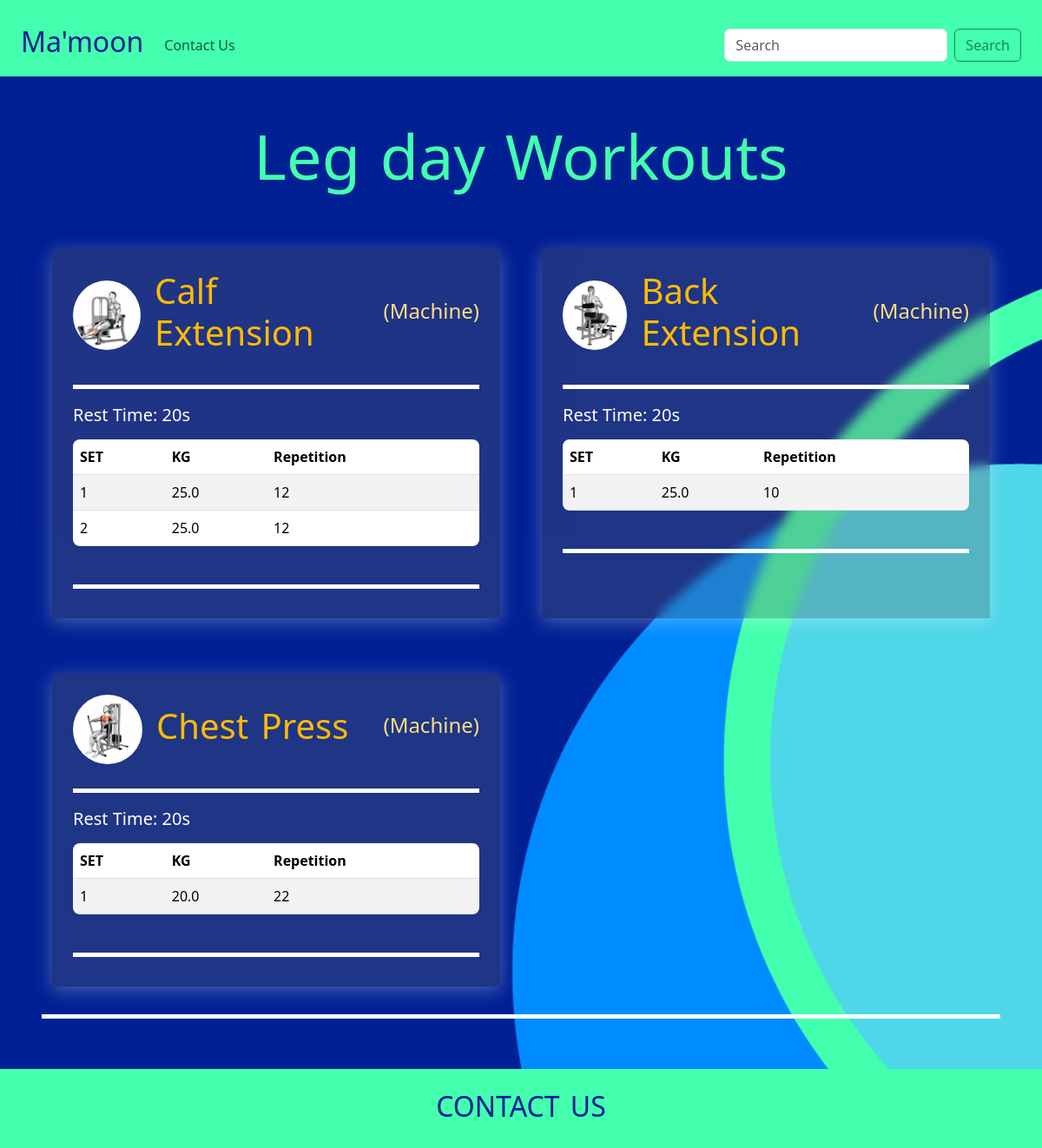
/routines/detail/15, run on an earlier commit of the app's database.
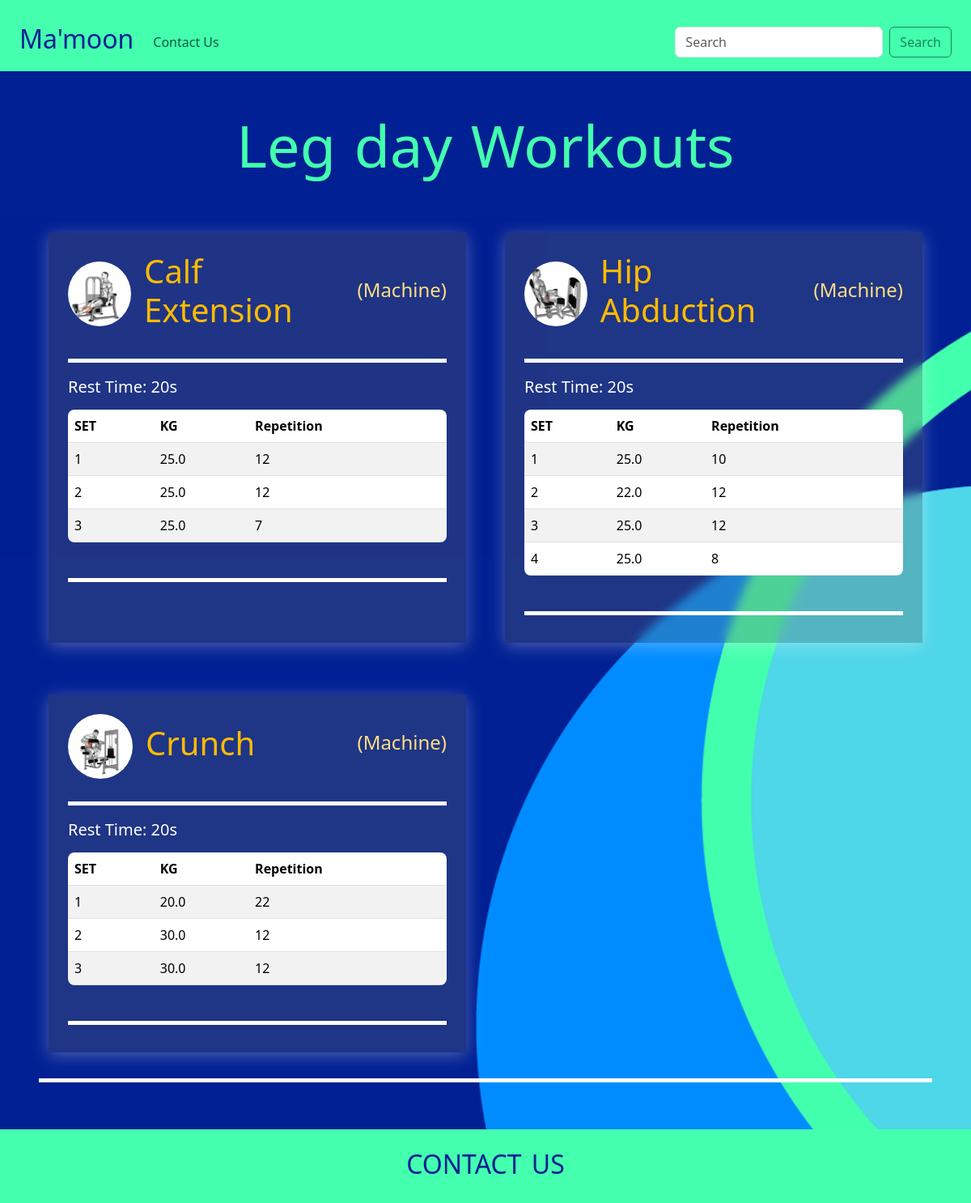
And on a later commit of the database.
### routines/models.py (models this page shows, shortened)
class Routine(models.Model):
    name = models.CharField(max_length=256)
    user = models.ForeignKey(User, on_delete=models.CASCADE)
    is_public = models.BooleanField(default=True)

### workouts/models.py (models this page shows, shortened)
class Workout(models.Model):
    routine = models.ForeignKey(Routine, on_delete=models.CASCADE)
    exercise = models.ForeignKey(Exercise, on_delete=models.CASCADE)
    note = models.TextField(blank=True)
    restTime = models.PositiveIntegerField(blank=True)
    start_time = models.DateTimeField(default=timezone.now)
    created_at = models.DateTimeField(auto_now_add=True)

class Set(models.Model):
    weight = models.FloatField()
    repetition = models.PositiveIntegerField()
    workout = models.ForeignKey(Workout, on_delete=models.CASCADE)
    created_at = models.DateTimeField(auto_now_add=True)

### exercises/models.py (models this page shows, shortened)
class Exercise(models.Model):
    class WorkoutCategory(models.TextChoices):
        HOME_WORKOUT = 'home', 'Home Workout'
        CLUB_WORKOUT = 'club', 'Club Workout'
        BOTH_WORKOUTS = 'both', 'Home and Club Workouts'
    class EquipmentCategory(models.TextChoices):
        NO_EQUIPMENT = 'none', 'No Machine'
        MACHINE = 'machine', 'Machine'
    class ExerciseCategory(models.TextChoices):
        STRENGTH = 'strength', 'Strength'
        CARDIO = 'cardio', 'Cardio'
        FLEXIBILITY = 'flexibility', 'Flexibility'
    name = models.CharField(max_length=256)
    description = models.TextField(blank=True)
    image = models.ImageField(upload_to="media/images/exercises/")
    video_link = models.URLField(blank=True)
    video = models.FileField(upload_to="media/videos/", blank=True)
    workout_category = models.CharField(
        max_length=30,
        choices=WorkoutCategory.choices
    )
    equipment_category = models.CharField(
        max_length=30,
        choices=EquipmentCategory.choices
    )
    exercise_category = models.CharField(
        max_length=30,
        choices=ExerciseCategory.choices
    )

### routines/views.py (the view)
# urls.py: path("detail/<routine_id>", views.routine_detail_view, name="routine_detail_view"),
def routine_detail_view(request:HttpRequest, routine_id:int):
    routine = Routine.objects.get(pk=routine_id)
    exercises = Exercise.objects.all()
    checks = Done.objects.all()
    workouts = routine.workout_set.all()
    return render(request, "routines/routine_details.html", {'routine': routine,
                                                             'checks': checks,
                                                             'exercises':exercises,
                                                             'workouts': workouts})

### routines/templates/routines/routine_details.html (shortened to what this page needs)
{% extends 'main/base.html' %}
{% block content %}
{% load static %}
<div class="d-flex flex-column justify-content-center align-items-center">
    <div class="d-flex flex-column align-items-center">
        <h1>
             {{routine.name}} Workouts
         </h1>
    </div>
    {% include 'workouts/workouts_list.html' %}
</div>
<div class="line mt-3"></div>
{% endblock %}

### main/templates/main/base.html (shortened to what this page needs)
{% load static %}
<!DOCTYPE html>
<html lang="en">
<head>
    <link href="https://cdn.jsdelivr.net/npm/bootstrap@5.3.3/dist/css/bootstrap.min.css" rel="stylesheet">
    <link href="{% static 'css/style.css' %}" rel="stylesheet" />
    <link rel="stylesheet" href="https://cdn.jsdelivr.net/npm/bootstrap-icons@1.11.3/font/bootstrap-icons.min.css">
</head>
<body>
    <div class="container-fluid sticky-top pt-3" style="background-color: #43FFAE;">
        <nav class="navbar navbar-expand-lg">
            <div class="container-fluid">
                <a class="navbar-brand" href="/" style="color: #002093;"><h2>Ma'moon</h2></a>
                {% url 'main:contact_view' as contact_url %}
                {% url 'routines:new_routine_view' as new_routine %}
                {% url 'routines:all_routines_view' as all_routines %}
                {% url 'exercises:all_exercises_view' as all_exercises %}
                {% url 'exercises:new_exercise_view' as new_exercise %}
                <div class="collapse navbar-collapse" id="navbarSupportedContent">
                  <ul class="navbar-nav me-auto mb-2 mb-lg-0">
                    <li class="nav-item">
                      <a {% if request.path == contact_url %} class="nav-link text-primary bg-white rounded-5 ps-sm-5 ps-lg-2" {% else %} class="nav-link" {% endif %} href="{{contact_url}}">Contact Us</a>
                    </li>
                  </ul>
                  <form class="d-flex" role="search" method="get" action="">
                    <input  class="form-control me-2" type="search" placeholder="Search" aria-label="Search" name="search" value="{{request.GET.search}}" required minlength="3">
                    <button class="btn btn-outline-success" type="submit">Search</button>
                  </form>
                </div>
              </div>
        </nav>
    </div>
    <main class="p-5">
      {% block content %}
      {% endblock %}
    </main>
    <footer class="p-4">
        <section class="d-flex flex-column justify-content-center align-items-center gap-2">
            <a href="{% url 'main:contact_view' %}">
                <h2 class="text-center">CONTACT US</h2>
            </a>
        </section>
    </footer>
</body>
</html>

### workouts/templates/workouts/workouts_list.html (shortened to what this page needs)
<div class="container">
    <div class="row mt-2 row-cols-1 row-cols-sm-1 row-cols-lg-2 g-5">
        {% for workout in workouts%}
            <div class="col mb-3">
                <div class="d-flex flex-column justify-content-start align-items-start h-100 p-4 gap-2 routine_card">
                    <div class="d-flex justify-content-between align-items-center w-100">
                        <div class="d-flex justify-content-start align-items-center gap-3 w-100">
                            <img src="{{workout.exercise.image.url}}" class="rounded-circle overflow-hidden" style="width: 80px; height: 80px; object-fit: cover;"/>
                            <a href="{% url 'exercises:exercise_detail_view' workout.exercise.id %}">
                                <h2>{{workout.exercise.name}} </h2>
                            </a>
                        </div>
                        <h4>({{workout.exercise.get_equipment_category_display}}) </h4>
                    </div>
                    <div class="line"></div>
                    <h5 class="text-white">Rest Time: {{workout.restTime}}s </h5>
                    <div class="table-container w-100">
                        <table class="table table-striped">
                            <thead>
                                <tr>
                                    <th>SET</th>
                                    <th>KG</th>
                                    <th>Repetition</th>
                                </tr>
                            </thead>
                            <tbody>
                                {% for set in workout.set_set.all %}
                                    <tr >
                                        {% if request.user == routine.user %}
                                            <form method="post" action="{% url 'workouts:update_set_view' set.id %}">
                                                {% csrf_token %}
                                                <td>{{ forloop.counter }}</td>
                                                <td><input type="number" name="weight" value="{{ set.weight }}" class="form-control" /></td>
                                                <td> <input type="number" name="repetition" value="{{ set.repetition }}" class="form-control"/></td>
                                                <td>
                                                    <div class="d-flex justify-content-center align-items-center gap-1">
                                                        <button type="submit" class="btn btn-info btn-sm">
                                                            <i class="bi bi-pencil-square"></i>
                                                        </button>
                                                        <a href="{% url 'workouts:delete_set_view' set.id %}" class="btn btn-danger btn-sm"
                                                        onclick="return confirm('Are you sure you want to delete this set from {{ workout.exercise.name }}?');">
                                                        <i class="bi bi-x-square"></i>
                                                        </a>
                                                    </div>
                                                </td>
                                                <td>
                                                    {% with set.done as done %}
                                                        <a href="{% url 'workouts:done_set_view' set.id %}">
                                                            {% if done %}
                                                                <h3>
                                                                    <i class="bi bi-check-square-fill ms-4 me-4"></i>
                                                                </h3>
                                                            {% else %}
                                                                <h3>
                                                                    <i class="bi bi-check-square ms-4 me-4"></i>
                                                                </h3>
                                                            {% endif %}
                                                        </a>
                                                    {% endwith  %}
                                                </td>
                                            </form>
                                        {% else %}
                                            <td>{{ forloop.counter }}</td>
                                            <td>{{set.weight}}</td>
                                            <td> {{ set.repetition }}</td>
                                        {% endif %}
                                    </tr>
                                {% empty %}
                                <tr>
                                    <td colspan="5" class="text-center">No sets available.</td>
                                </tr>
                                {% endfor %}
                            </tbody>
                        </table>
                    </div>
                    <div class="line"></div>
                </div>
            </div>
        {% endfor %}
    </div>
</div>

### main/static/css/style.css (style rules this page uses)
body { background-color: #43FFAE; }
a { text-decoration: none; }
h1 { font-size: 4.5rem; color: #43FFAE; }
h1, h2 { word-spacing: 4px; }
main { min-height: 100vh; background-image: url('/static/images/Cover.png'); background-size: cover; background-position:center; background-repeat: repeat-y; }
main { color: #43FFAE; }
main a { color: #43FFAE; }
footer a { color: #002093; }
.table { border-radius: 0.5rem; overflow: hidden; }
.routine_card { background-color: rgba(102, 102, 102, 0.3); backdrop-filter: blur(6px); box-shadow: 0 4px 20px rgba(255, 255, 255, 0.3); transition: transform 0.5s ease-in-out, box-shadow 0.5s ease-in-out, border 0.5s ease-in-out, backdrop-filter 0.5s ease-in-out, background-color 0.5 ease-in-out; }
.line { width: 100%; height: 5px; background-color: #ffffff; margin: 20px 0; margin-bottom: 10px; }
.routine_card h2 { font-size: 2.5rem; color: #ffbb00; transition: transform 0.3s ease; }
.routine_card { color: #ffde82; }

What changed in the data, as far as the page shows it:
added Set: weight "25.0", repetition "7", shown under Workout "Calf Extension"
changed Workout: exercise.image: a different picture; exercise.name "Back Extension" → "Hip Abduction"
added Set: weight "22.0", repetition "12", shown under Workout "Hip Abduction"
added Set: weight "25.0", repetition "12", shown under Workout "Hip Abduction"
added Set: weight "25.0", repetition "8", shown under Workout "Hip Abduction"
changed Workout: exercise.image: a different picture; exercise.name "Chest Press" → "Crunch"
added Set: weight "30.0", repetition "12", shown under Workout "Crunch"
added Set: weight "30.0", repetition "12", shown under Workout "Crunch"
